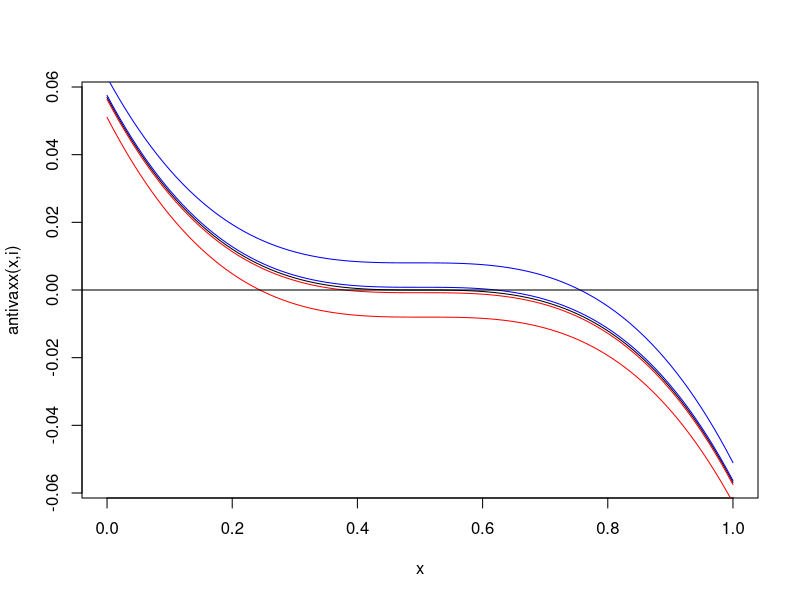

Write R code to recreate this figure. (Note: this script raises an error after producing the figure.)
#
# SIRS model with reinforcement
#
# Aim:
# find a Hopf bifurcation
#
setwd("C:/Users/ge69fup/Documents/Uni/TUM/Mathe_B_Sc/SS_20/Bachelorarbeit/bachelorarbeit-repo/R_bachelorarbeit/Brexit")
#setwd("D:/Dokumente/Uni/TUM/Mathe_B_Sc/SS_20/Bachelorarbeit/bachelorarbeit-repo/R_bachelorarbeit");




# parameter
bbeta = 5    # contact rate
alpha = 0.45  # recovery rate
B     = 2    # birthrate - deterimes thetime scale -- fixed.

# we calibrate the system s.t. x=1/2 is a stat states
s.star = (B+alpha)/bbeta;
i.star = (1-0.5)*B/(alpha+B)-B/bbeta;
cat("i.star = ", i.star, "\n");


theta1 = 1; # reinforcement parameter of vacc pro (x)
theta2 = theta1; # reinforcement parameter of vacc con (1-x)
n1     = 10;    # zelots pro vacc
n2     = 10;    # zealots contra vacc
a      = 0.1;    # influence I
Omega  = 0.0;    # influence vaccination oponent
c      = 200# 1;   # time scale reinforce

# adapt n1, n2 s.t. a*i+n1 = a*(1-i)+n2
# choose n1 minial, s.t. we have a non-negative n2 (=0)
n1 = max(c(a*(1-2*i.star), 0));
n2 = a*(2*i.star-1)+n1;
n.star = a*i.star+n1
theta1 = (1-2*n.star)/(1+2*n.star);
theta2 = theta1;
cat("a = ", a, " n1 = ", n1, "n2 = ", n2, " n.star = ", n.star, 
    " theta.pich = ", (1-2*n.star)/(1+2*n.star), "\n"); 

#
#
theo.stat.point = c(s.star, i.star, 0.5);



#init
s = 0.8;
i = 0.2;
r = 0;
x = 0.20;
#x = 0.50;

state = c(s,i,x);   # no r-component
# rhs of ODE
rhs <- function(state){
  s = state[1]; i = state[2]; 
  x = state[3];
  s1 = -bbeta*s*i+(1-x)*B-B*s;
  i1 = bbeta*s*i - alpha*i-B*i;
  x1 = -c*x*theta2*(1-x+n2+a*(1-i))/((x+n1+a*i)+theta2*(1-x+n2+a*(1-i)));
  x1 = x1+c*(1-x)*theta1*(x+n1+a*i)/(theta1*(x+n1+a*i)+(1-x+n2+a*(1-i)));
  return(c(s1,i1,x1));
}

alu <- function(x, i){
  return(
    -x*theta2*(1-x+n2+a*(1-i))/((x+n1+a*i)+theta2*(1-x+n2+a*(1-i)))
    +(1-x)*theta1*(x+n1+a*i)/(theta1*(x+n1+a*i)+(1-x+n2+a*(1-i)))
  );
}

curve(alu(x,i.star), from=0, to=1, ylab="antivaxx(x,i)");
curve(alu(x,i.star+0.01), from=0, to=1, add=TRUE, col="blue");
curve(alu(x,i.star+0.1), from=0, to=1, add=TRUE, col="blue");
curve(alu(x,i.star-0.01), from=0, to=1, add=TRUE, col="red");
curve(alu(x,i.star-0.1), from=0, to=1, add=TRUE, col="red");
abline(h=0);
input <- scan();


simul.plot<-function(horizont){
  # simulate
  res <<- numeric();
  
  h = 0.001; tt = 0; h = 0.01;
  while (tt<horizont){
    state <<- state+h*rhs(state);
    tt    = tt + h;
    res   <<- rbind(res, c(tt, state));
    #cat(tt, " ");
  }
  
  plot(res[,1], res[,2], t="l", xlab = "tt", ylab="I", ylim=c(0,1))
  lines(res[,1], res[,3], t="l", col="blue")
  lines(res[,1], res[,4], t="l", col="orange")
  legend(80,1,legend=c("s","i","x"),col=c("black","blue","orange"), lty=1:2, cex=0.6)
}

simul.plot(input)

get.jacobian <- function(state){
  # compute jacobian of the vector fieeld at point "state"
  #     ( (f_1)_x, (f_2)_y, (f_3)_z )
  # J = ( (f_2)_x, (f_2)_y, (f_3)_z )
  #     ( (f_3)_x, (f_2)_y, (f_3)_z )
  J = matrix(NA, 3, 3);
  hh = 1e-3;
  
  rhsp  = rhs(state+c(hh,0,0));
  rhsm  = rhs(state+c(-hh,0,0));
  grad  = (rhsp-rhsm)/(2*hh);
  J[1,] = grad;
  rhsp  = rhs(state+c(0,hh,0));
  rhsm  = rhs(state+c(0,-hh,0));
  grad  = (rhsp-rhsm)/(2*hh);
  J[2,] = grad;
  rhsp  = rhs(state+c(0,0,hh));
  rhsm  = rhs(state+c(0,0,-hh));
  grad  = (rhsp-rhsm)/(2*hh);
  J[3,] = grad;
  
  return(J);
}

J     = get.jacobian(theo.stat.point);
ev    = eigen(J);